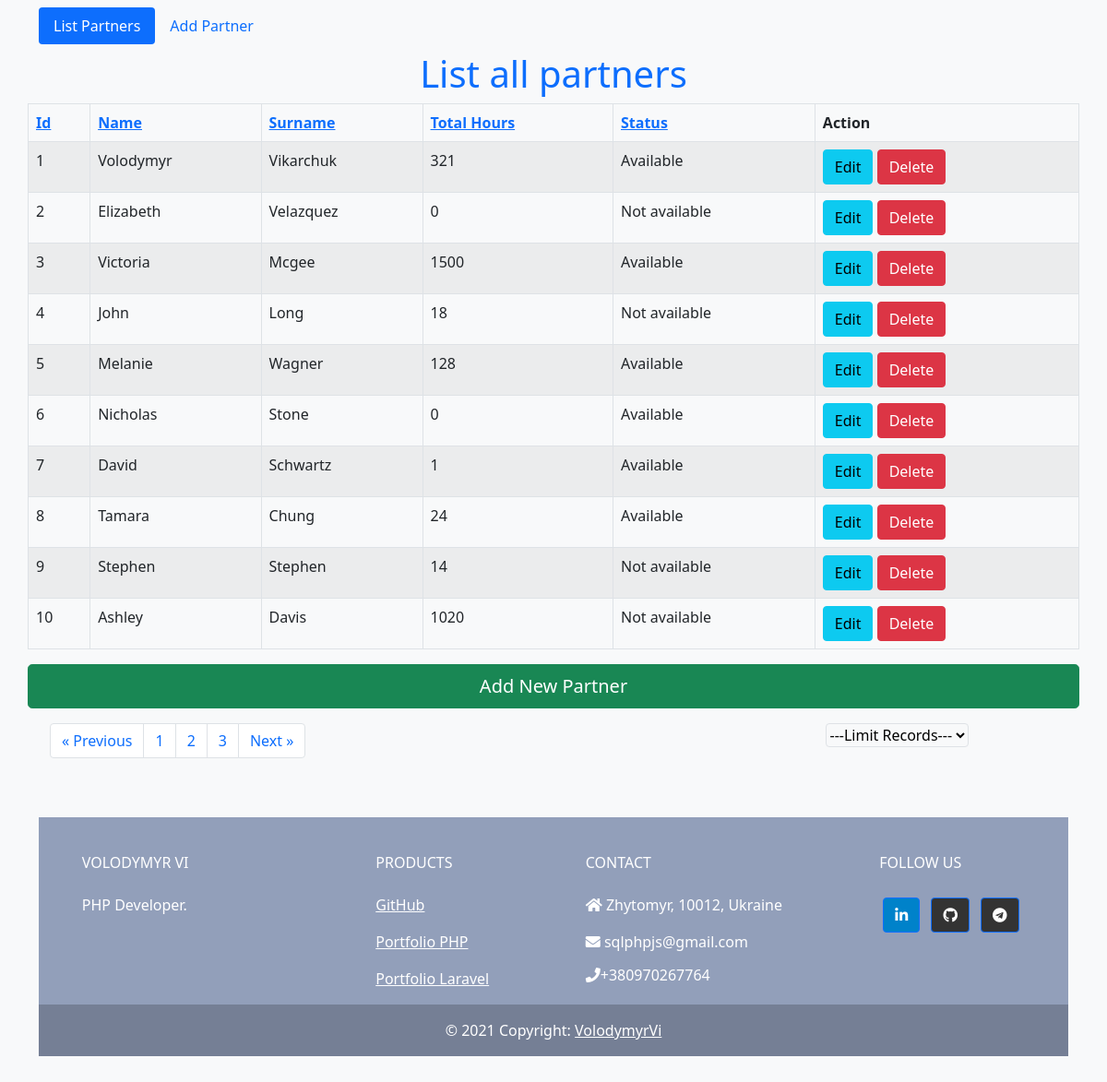
The page / on the database its author committed.
### tables this page shows
CREATE TABLE `partners` (
  `id` int(11) NOT NULL,
  `name` varchar(100) NOT NULL,
  `surname` varchar(100) NOT NULL,
  `total_hours` int(11) NOT NULL DEFAULT '0',
  `status` tinyint(1) NOT NULL
);

### index.php (the view, shortened to what this page needs)
<?php session_start();
require('/home/phpprogr/domains/phpprogrammer.in.ua/public_html/test/connect.php');
$sort_list = array(
	'id_asc'   => '`id`',
	'id_desc'  => '`id` DESC',
	'name_asc'  => '`name`',
	'name_desc' => '`name` DESC',
	'surname_asc'  => '`surname`',
	'surname_desc' => '`surname` DESC',
	'total_hours_asc'   => '`total_hours`',
	'total_hours_desc'  => '`total_hours` DESC',
	'status_asc'   => '`status`',
	'status_desc'  => '`status` DESC',
);
$sort = @$_GET['sort'];
if (array_key_exists($sort, $sort_list)) {
	$sort_sql = $sort_list[$sort];
} else {
	$sort_sql = reset($sort_list);
}
function sort_link_th($title, $a, $b) {
	$sort = @$_GET['sort'];
	if ($sort == $a) {
		return '<a class="active" href="?sort=' . $b . '">' . $title . ' <i>▲</i></a>';
	} elseif ($sort == $b) {
		return '<a class="active" href="?sort=' . $a . '">' . $title . ' <i>▼</i></a>';
	} else {
		return '<a href="?sort=' . $a . '">' . $title . '</a>';
	}
}
$limit = isset($_POST["limit-records"]) ? $_POST["limit-records"] : 10;
$page = isset($_GET['page']) ? $_GET['page'] : 1;
$start = ($page - 1) * $limit;
$result = $mysqli->query("SELECT * FROM partners ORDER BY {$sort_sql} LIMIT $start, $limit");
$partners = $result->fetch_all(MYSQLI_ASSOC);
$result1 = $mysqli->query("SELECT count(id) AS id FROM partners");
$custCount = $result1->fetch_all(MYSQLI_ASSOC);
$total = $custCount[0]['id'];
$pages = ceil($total / $limit);
$Previous = $page - 1;
$Next = $page + 1;
?>
<!DOCTYPE html>
<html lang="en">
<head>
    <link href="https://cdn.jsdelivr.net/npm/bootstrap@5.1.0/dist/css/bootstrap.min.css" rel="stylesheet">
    <link rel="stylesheet" href="https://use.fontawesome.com/releases/v5.11.2/css/all.css" />
</head>
<body class=" bg-light">
    <div class="container">
        <nav class="navbar navbar-expand-lg navbar-light bg-light">
            <ul class="nav nav-pills ">
                <li class="nav-item">
                    <a class="nav-link active" aria-current="page" href="/">List Partners</a>
                </li>
                <li class="nav-item">
                    <a class="nav-link" href="/create.php">Add Partner</a>
                </li>
            </ul>
        </nav>
        <h1 class="text-primary text-center">List all partners</h1>
        <div class="row justify-content-center">
            <table id="" class="table table-striped table-bordered">
                <thead>
                    <tr>
                        <th><?php echo sort_link_th('Id', 'id_asc', 'id_desc'); ?></th>
                        <th><?php echo sort_link_th('Name', 'name_asc', 'name_desc'); ?></th>
                        <th><?php echo sort_link_th('Surname', 'surname_asc', 'surname_desc'); ?></th>
                        <th><?php echo sort_link_th('Total Hours', 'total_hours_asc', 'total_hours_desc'); ?></th>
                        <th><?php echo sort_link_th('Status', 'status_asc', 'status_desc'); ?></th>
                        <th colspan="2">Action</th>
                    </tr>
                </thead>
                <tbody>
                    <?php foreach ($partners as $partner) :  ?>
                        <tr>
                            <td><?php echo $partner['id'] ?></td>
                            <td><?php echo $partner['name'] ?></td>
                            <td><?php echo $partner['surname'] ?></td>
                            <td><?php echo $partner['total_hours'] ?></td>
                            <td><?php
                                if ($partner['status'] == 0) {
                                    echo 'Not available';
                                } else {
                                    echo 'Available';
                                }
                                ?>
                            </td>
                            <td>
                                <a href="edit.php?id=<?php echo $partner['id']; ?>" class="btn btn-info">Edit</a>
                                <a href="index.php?delete=<?php echo $partner['id']; ?>" onclick="return confirm('Are you sure?')" class="btn btn-danger">Delete</a>
                            </td>
                        </tr>
                    <?php endforeach; ?>
                </tbody>
            </table>
            <a href="create.php" class="btn btn-success adding btn-lg">Add New Partner</a>
            <div class="row mt-3">
                <div class="col-md-8">
                    <nav aria-label="Page navigation">
                        <ul class="pagination">
                            <li class="page-item">
                                <a class="page-link" href="index.php?page=<?= $Previous; ?>" aria-label="Previous">
                                    <span aria-hidden="true">&laquo; Previous</span>
                                </a>
                            </li>
                            <?php for ($i = 1; $i <= $pages; $i++) : ?>
                                <li class="page-item"><a href="index.php?page=<?= $i; ?>" class="page-link"><?= $i; ?></a></li>
                            <?php endfor; ?>
                            <li class="page-item">
                                <a href="index.php?page=<?= $Next; ?>" aria-label="Next" class="page-link">
                                    <span aria-hidden="true">Next &raquo;</span>
                                </a>
                            </li>
                        </ul>
                    </nav>
                </div>
                <div class="col-md-4 text-center">
                    <form class="" method="post" action="#">
                        <select class="rounded border border-bottom bg-light" name="limit-records" id="limit-records">
                            <option disabled="disabled" selected="selected">---Limit Records---</option>
                        </select>
                    </form>
                </div>
            </div>
        </div>
    </div>
    <div class="container my-5">
        <footer class="text-center text-lg-start text-white" style="background-color: #929fba">
            <div class="container p-4 pb-0">
                <section class="">
                    <div class="row">
                        <div class="col-md-3 col-lg-3 col-xl-3 mx-auto mt-3">
                            <h6 class="text-uppercase mb-4 font-weight-bold">
                                Volodymyr Vi
                            </h6>
                            <p>
                                PHP Developer.
                            </p>
                        </div>
                        <div class="col-md-2 col-lg-2 col-xl-2 mx-auto mt-3">
                            <h6 class="text-uppercase mb-4 font-weight-bold">Products</h6>
                            <p>
                                <a href="https://github.com/VolodymyrVi" target="_blank" class="text-white">GitHub</a>
                            </p>
                            <p>
                                <a href="https://phpprogrammer.in.ua" target="_blank" class="text-white">Portfolio PHP</a>
                            </p>
                            <p>
                                <a class="text-white">Portfolio Laravel</a>
                            </p>
                        </div>
                        <div class="col-md-4 col-lg-3 col-xl-3 mx-auto mt-3">
                            <h6 class="text-uppercase mb-4 font-weight-bold">Contact</h6>
                            <p><i class="fas fa-home mr-3"></i> Zhytomyr, 10012, Ukraine</p>
                            <a href="mailto:sqlphpjs@gmail.com" style="text-decoration: none; color:white"><i class="fas fa-envelope mr-3"></i> sqlphpjs@gmail.com</a><br>
                            <a href="tel:+380970267764" style="text-decoration: none; color:white"><i class="mt-3 fas fa-phone mr-3"></i>+380970267764</a>
                        </div>
                        <div class="col-md-3 col-lg-2 col-xl-2 mx-auto mt-3">
                            <h6 class="text-uppercase mb-4 font-weight-bold">Follow us</h6>
                            <a class="btn btn-primary btn-floating m-1" style="background-color: #0082ca" href="https://www.linkedin.com/in/vlodymyrvi/" target="_blank" role="button"><i class="fab fa-linkedin-in"></i></a>
                            <a class="btn btn-primary btn-floating m-1" style="background-color: #333333" href="https://github.com/VolodymyrVi" target="_blank" role="button"><i class="fab fa-github"></i></a>
                            <a class="btn btn-primary btn-floating m-1" style="background-color: #333333" href="https://t.me/VolodymyrVi" target="_blank" role="button"><i class="fab fa-telegram"></i></a>
                        </div>
                    </div>
                </section>
            </div>
            <div class="text-center p-3" style="background-color: rgba(0, 0, 0, 0.2)">
                © 2021 Copyright:
                <a class="text-white" href="https://phpprogrammer.in.ua">VolodymyrVi</a>
            </div>
        </footer>
    </div>
</body>
</html>

### rows shown on the page
partners: id "1", name "Volodymyr", surname "Vikarchuk", total_hours "321", status "Available"
partners: id "2", name "Elizabeth", surname "Velazquez", total_hours "0", status "Not available"
partners: id "3", name "Victoria", surname "Mcgee", total_hours "1500", status "Available"
partners: id "4", name "John", surname "Long", total_hours "18", status "Not available"
partners: id "5", name "Melanie", surname "Wagner", total_hours "128", status "Available"
partners: id "6", name "Nicholas", surname "Stone", total_hours "0", status "Available"
partners: id "7", name "David", surname "Schwartz", total_hours "1", status "Available"
partners: id "8", name "Tamara", surname "Chung", total_hours "24", status "Available"
partners: id "9", name "Stephen", surname "Stephen", total_hours "14", status "Not available"
partners: id "10", name "Ashley", surname "Davis", total_hours "1020", status "Not available"

### other values the page prints
$title "Id Name Surname Total Hours Status"
